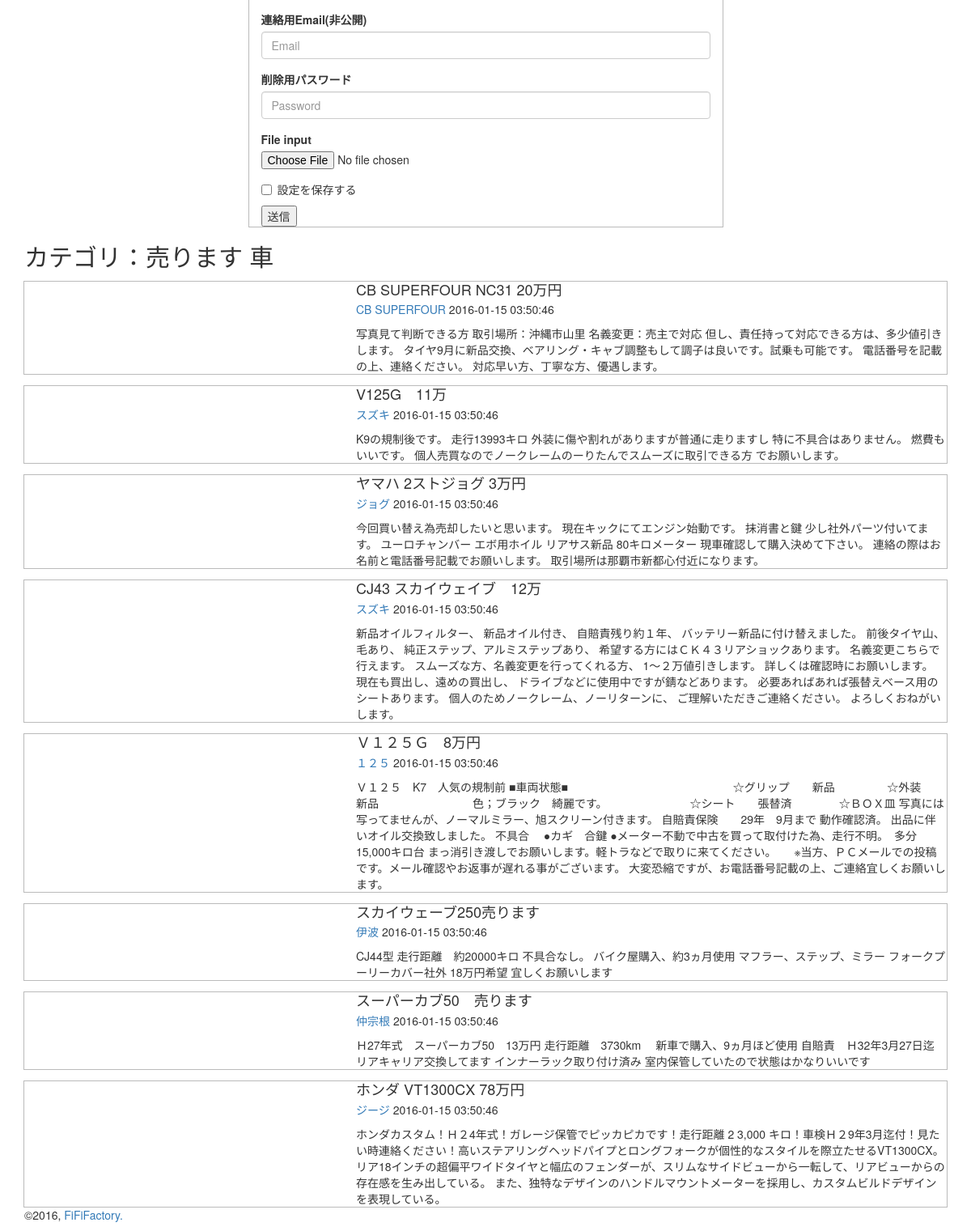
Before: /category/car (lower part) with the older database file.
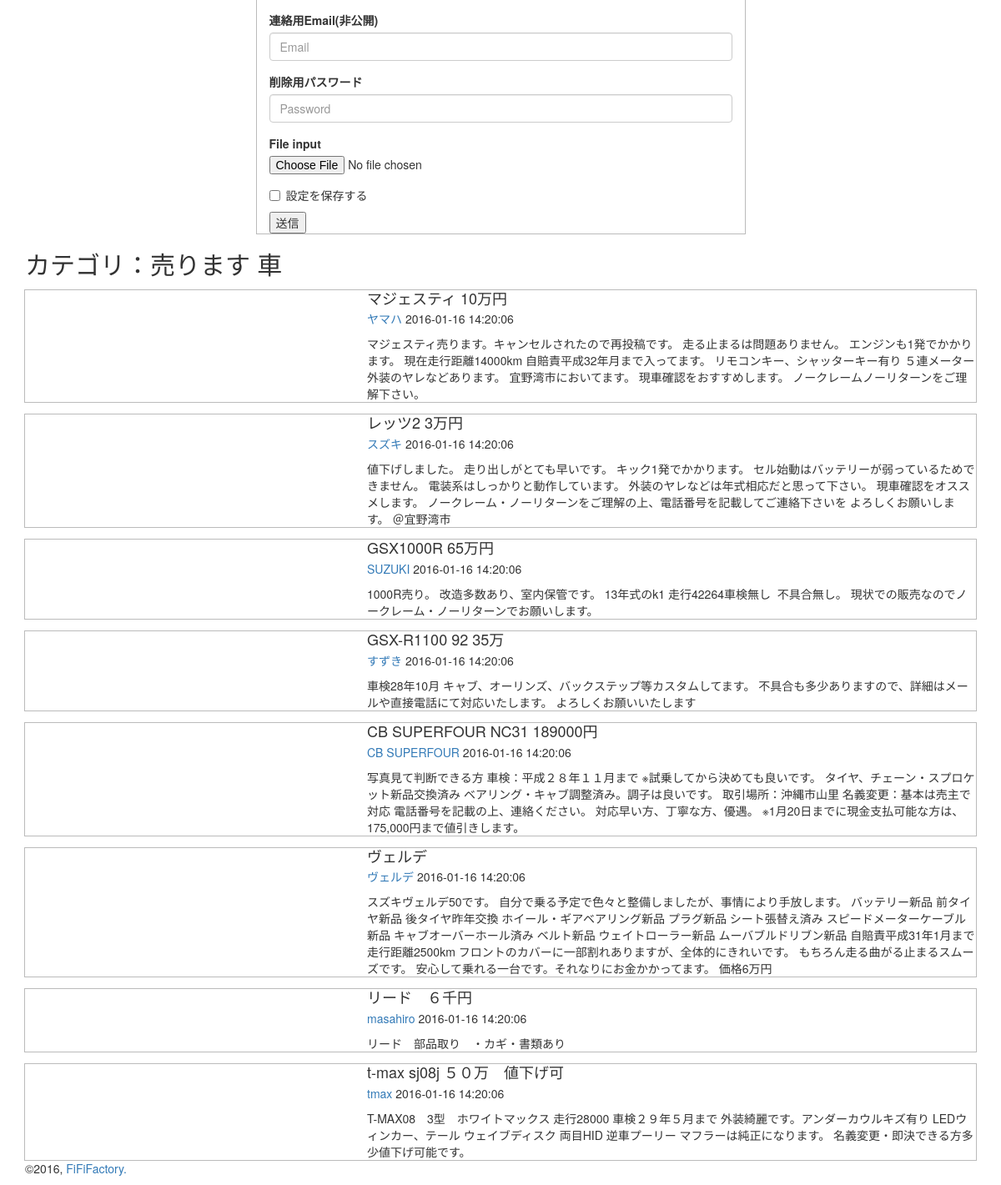
After: the same page with the newer database file.
### tables this page shows
CREATE TABLE entries_demo (
  id integer primary key autoincrement,
  category string not null,
  title string not null,
  text string not null,
  imagename string not null,
  username string,
  mail string,
  password string  ,
  timestamp  string DEFAULT CURRENT_TIMESTAMP
);

### flaskr.py (the view)
@app.route('/category/<category_name>')
def show_category_page(category_name):
    base = 'select %s from entries_demo order by id desc'
    elem = ','.join(KEYS)
    query = base % elem
    cur = g.db.execute(query)
    entries = [dict(zip(KEYS, row)) for row in cur.fetchall() if row[CATEGORY_NUM] == category_name]
    for search_category in CATEGORIES:
        if search_category["name"] == category_name:
            category = search_category
    flash(u'show_category_pageがひらかれました')
    return render_template('category_page.html', entries=entries, category=category)

### flaskr.py (called while the page is built)
def connect_db():
    return sqlite3.connect(app.config['DATABASE'])

@app.before_request
def before_request():
    print '__before_request()__'
    g.db = connect_db()

@app.teardown_request
def teardown_request(exception):
    print __name__
    db = getattr(g, 'db', None)
    if db is not None:
        db.close()

### templates/category_page.html (shortened to what this page needs)
{% extends "layout.html" %}
{% block main %}
<div class="container">
    <div class="row">
        <div class="col-xs-8 col-xs-offset-2 col-md-6 col-md-offset-3" id="upload-form">
            <form action="{{ url_for('add_entry') }}" method="post" enctype="multipart/form-data">
                <div class="form-group">
                    <label for="exampleInputEmail1">連絡用Email(非公開)</label>
                    <input name="mail" type="mail" class="form-control" id="exampleInputEmail1" placeholder="Email">
                </div>
                <div class="form-group">
                    <label for="exampleInputPassword1">削除用パスワード</label>
                    <input name="password" type="password" class="form-control" id="exampleInputPassword1"
                           placeholder="Password">
                </div>
                <div class="form-group">
                    <label for="exampleInputFile">File input</label>
                    <input name="file" type="file" id="exampleInputFile" onchange="preview(this)">
                </div>
                <div class="checkbox">
                    <label><input name="save" type="checkbox">設定を保存する</label>
                </div>
                <input type="submit" value="送信">
            </form>
        </div>
    </div>
</div>
<div class="container">
    <h2>カテゴリ：{{category.text}}</h2>
    {% for entry in entries %}
    <div class="media outline1">
        {% if entry.imgname != '' %}
        <div class="media-left">
        </div>
        {% endif %}
        <div class="media-body ">
            <h4 class="media-heading">{{ entry.title}}</h4>
            <p><a href="#">{{ entry.username }}</a> {{entry.timestamp}}</p>
            {{ entry.text | safe }}
        </div>
    </div>
    {% endfor %}
</div>
{% endblock main %}

Changed rows visible on the page:
no longer on this page (row edited): entries_demo: title "CB SUPERFOUR NC31 20万円", username "CB SUPERFOUR", timestamp "2016-01-15 03:50:46", text "写真見て判断できる方 取引場所：沖縄市山里 名義変更：売主で対応 但し、責任持って対応できる方は、多少値引きします。 タイヤ9月に新品交換、ベアリング・キャブ調整もして調子は良いです。試乗も可能です。 電話番号を記載の上、連絡ください。 対応早い方、丁寧な方、優遇します。"
no longer on this page (row edited): entries_demo: title "V125G 11万", username "スズキ", timestamp "2016-01-15 03:50:46", text "K9の規制後です。 走行13993キロ 外装に傷や割れがありますが普通に走りますし 特に不具合はありません。 燃費もいいです。 個人売買なのでノークレームのーりたんでスムーズに取引できる方 でお願いします。"
no longer on this page (row edited): entries_demo: title "ヤマハ 2ストジョグ 3万円", username "ジョグ", timestamp "2016-01-15 03:50:46", text "今回買い替え為売却したいと思います。 現在キックにてエンジン始動です。 抹消書と鍵 少し社外パーツ付いてます。 ユーロチャンバー エボ用ホイル リアサス新品 80キロメーター 現車確認して購入決めて下さい。 連絡の際はお名前と電話番号記載でお願いします。 取引場所は那覇市新都心付近になります。"
no longer on this page (row edited): entries_demo: title "CJ43 スカイウェイブ 12万", username "スズキ", timestamp "2016-01-15 03:50:46", text "新品オイルフィルター、 新品オイル付き、 自賠責残り約１年、 バッテリー新品に付け替えました。 前後タイヤ山、毛あり、 純正ステップ、アルミステップあり、 希望する方にはＣＫ４３リアショックあります。 名義変更こちらで行えます。 スムーズな方、名義変更を行ってくれる方、 1〜２万値引きします。 詳しくは確認時にお願いします。 現在も買出し、遠めの買出し、 ドライブなどに使用中ですが錆などあります。 必要あればあれば張替えベース用のシートあります。 個人のためノークレーム、ノーリターンに、 ご理解いただきご連絡ください。 よろしくおねがいします。"
no longer on this page (row edited): entries_demo: title "Ｖ１２５Ｇ 8万円", username "１２５", timestamp "2016-01-15 03:50:46", text "Ｖ１２５ K7 人気の規制前 ■車両状態■ ☆グリップ 新品 ☆外装 新品 色；ブラック 綺麗です。 ☆シート 張替済 ☆ＢＯＸ皿 写真には写ってませんが、ノーマルミラー、旭スクリーン付きます。 自賠責保険 29年 9月まで 動作確認済。 出品に伴いオイル交換致しました。 不具合 ●カギ 合鍵 ●メーター不動で中古を買って取付けた為、走行不明。 多分15,000キロ台 まっ消引き渡しでお願いします。軽トラなどで取りに来てください。 ※当方、ＰＣメールでの投稿です。メール確認やお返事が遅れる事がございます。 大変恐縮ですが、お電話番号記載の上、ご連絡宜しくお願いします。…"
no longer on this page (row edited): entries_demo: title "スカイウェーブ250売ります", username "伊波", timestamp "2016-01-15 03:50:46", text "CJ44型 走行距離 約20000キロ 不具合なし。 バイク屋購入、約3ヵ月使用 マフラー、ステップ、ミラー フォークプーリーカバー社外 18万円希望 宜しくお願いします"
no longer on this page (row edited): entries_demo: title "スーパーカブ50 売ります", username "仲宗根", timestamp "2016-01-15 03:50:46", text "Ｈ27年式 スーパーカブ50 13万円 走行距離 3730km 新車で購入、9ヵ月ほど使用 自賠責 Ｈ32年3月27日迄 リアキャリア交換してます インナーラック取り付け済み 室内保管していたので状態はかなりいいです"
no longer on this page (row edited): entries_demo: title "ホンダ VT1300CX 78万円", username "ジージ", timestamp "2016-01-15 03:50:46", text "ホンダカスタム！Ｈ２4年式！ガレージ保管でピッカピカです！走行距離 2 3,000 キロ！車検Ｈ２9年3月迄付！見たい時連絡ください！高いステアリングヘッドパイプとロングフォークが個性的なスタイルを際立たせるVT1300CX。 リア18インチの超偏平ワイドタイヤと幅広のフェンダーが、スリムなサイドビューから一転して、リアビューからの存在感を生み出している。 また、独特なデザインのハンドルマウントメーターを採用し、カスタムビルドデザインを表現している。"
now on this page (row edited): entries_demo: title "マジェスティ 10万円", username "ヤマハ", timestamp "2016-01-16 14:20:06", text "マジェスティ売ります。キャンセルされたので再投稿です。 走る止まるは問題ありません。 エンジンも1発でかかります。 現在走行距離14000km 自賠責平成32年月まで入ってます。 リモコンキー、シャッターキー有り ５連メーター 外装のヤレなどあります。 宜野湾市においてます。 現車確認をおすすめします。 ノークレームノーリターンをご理解下さい。"
now on this page (row edited): entries_demo: title "レッツ2 3万円", username "スズキ", timestamp "2016-01-16 14:20:06", text "値下げしました。 走り出しがとても早いです。 キック1発でかかります。 セル始動はバッテリーが弱っているためできません。 電装系はしっかりと動作しています。 外装のヤレなどは年式相応だと思って下さい。 現車確認をオススメします。 ノークレーム・ノーリターンをご理解の上、電話番号を記載してご連絡下さいを よろしくお願いします。 ＠宜野湾市"
now on this page (row edited): entries_demo: title "GSX1000R 65万円", username "SUZUKI", timestamp "2016-01-16 14:20:06", text "1000R売り。 改造多数あり、室内保管です。 13年式のk1 走行42264車検無し 不具合無し。 現状での販売なのでノークレーム・ノーリターンでお願いします。"
now on this page (row edited): entries_demo: title "GSX-R1100 92 35万", username "すずき", timestamp "2016-01-16 14:20:06", text "車検28年10月 キャブ、オーリンズ、バックステップ等カスタムしてます。 不具合も多少ありますので、詳細はメールや直接電話にて対応いたします。 よろしくお願いいたします"
now on this page (row edited): entries_demo: title "CB SUPERFOUR NC31 189000円", username "CB SUPERFOUR", timestamp "2016-01-16 14:20:06", text "写真見て判断できる方 車検：平成２８年１１月まで ※試乗してから決めても良いです。 タイヤ、チェーン・スプロケット新品交換済み ベアリング・キャブ調整済み。調子は良いです。 取引場所：沖縄市山里 名義変更：基本は売主で対応 電話番号を記載の上、連絡ください。 対応早い方、丁寧な方、優遇。 ※1月20日までに現金支払可能な方は、 175,000円まで値引きします。"
now on this page (row edited): entries_demo: title "ヴェルデ", username "ヴェルデ", timestamp "2016-01-16 14:20:06", text "スズキヴェルデ50です。 自分で乗る予定で色々と整備しましたが、事情により手放します。 バッテリー新品 前タイヤ新品 後タイヤ昨年交換 ホイール・ギアベアリング新品 プラグ新品 シート張替え済み スピードメーターケーブル新品 キャブオーバーホール済み ベルト新品 ウェイトローラー新品 ムーバブルドリブン新品 自賠責平成31年1月まで 走行距離2500km フロントのカバーに一部割れありますが、全体的にきれいです。 もちろん走る曲がる止まるスムーズです。 安心して乗れる一台です。それなりにお金かかってます。 価格6万円"
now on this page (row edited): entries_demo: title "リード ６千円", username "masahiro", timestamp "2016-01-16 14:20:06", text "リード 部品取り ・カギ・書類あり"
now on this page (row edited): entries_demo: title "t-max sj08j ５０万 値下げ可", username "tmax", timestamp "2016-01-16 14:20:06", text "T-MAX08 3型 ホワイトマックス 走行28000 車検２９年５月まで 外装綺麗です。アンダーカウルキズ有り LEDウィンカー、テール ウェイブディスク 両目HID 逆車プーリー マフラーは純正になります。 名義変更・即決できる方多少値下げ可能です。"
